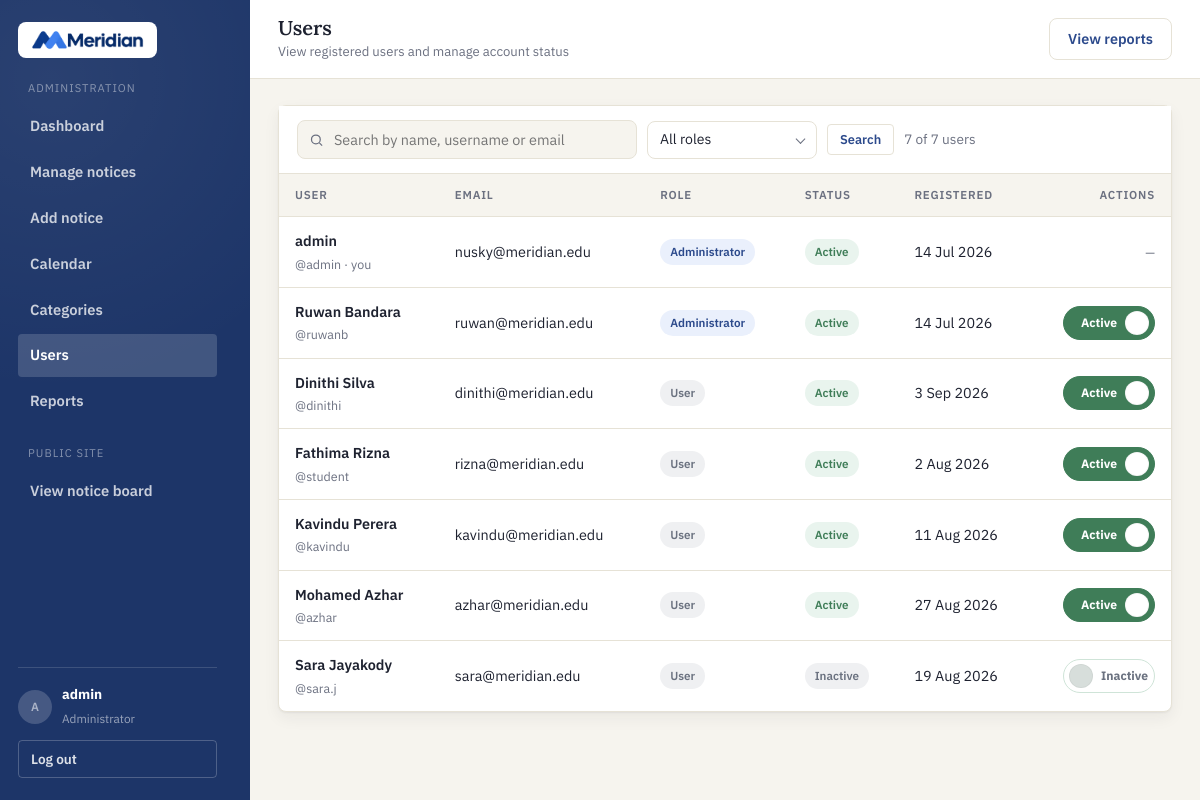
/admin-users.php (signed in), run on the app's committed database.
### tables this page shows
CREATE TABLE users (
  user_id       INT AUTO_INCREMENT PRIMARY KEY,
  full_name     VARCHAR(120)  NOT NULL,
  username      VARCHAR(60)   NOT NULL UNIQUE,
  email         VARCHAR(150)  NOT NULL UNIQUE,
  password_hash VARCHAR(255)  NOT NULL,
  role          ENUM('admin','user') NOT NULL DEFAULT 'user',
  status        ENUM('active','inactive') NOT NULL DEFAULT 'active',
  created_at    DATETIME NOT NULL DEFAULT CURRENT_TIMESTAMP
);

### config.php (called while the page is built, shortened)
<?php
function e($value)
{
    return htmlspecialchars((string)$value, ENT_QUOTES, 'UTF-8');
}
function get_flash()
{
    $msg = $_SESSION['flash'];
    return $msg;
}
function format_date($date)
{
    return date('j M Y', strtotime($date));
}

### admin-users.php (the view, shortened to what this page needs)
<?php
require_once __DIR__ . '/config.php';
$q    = trim($_GET['q'] ?? '');
$role = $_GET['role'] ?? 'all';
$sql = 'SELECT * FROM users WHERE 1 = 1';
$params = [];
$sql .= ' ORDER BY role, full_name';
$stmt = $pdo->prepare($sql);
$stmt->execute($params);
$users = $stmt->fetchAll();
$totalUsers = (int)$pdo->query('SELECT COUNT(*) FROM users')->fetchColumn();
$pageTitle   = 'Users';
$pageSub     = 'View registered users and manage account status';
$pageActions = '<a href="admin-reports.php" class="btn btn-ghost">View reports</a>';
$activeNav   = 'admin-users.php';
require __DIR__ . '/includes/admin-header.php';
?>
      <section class="admin-section">
        <div class="admin-panel admin-panel-toolbar">
          <form class="admin-toolbar" id="filterForm" method="get">
            <div class="admin-search">
              <input type="search" name="q" value="<?= e($q) ?>" placeholder="Search by name, username or email" aria-label="Search users">
            </div>
            <?php $roleOptions = ['all' => 'All roles', 'admin' => 'Administrators', 'user' => 'Students / users']; ?>
            <div class="admin-custom-select" data-custom-select>
              <button type="button" class="admin-select-trigger" aria-haspopup="listbox" aria-expanded="false">
                <span><?= e($roleOptions[$role] ?? 'All roles') ?></span>
              </button>
            </div>
            <button type="submit" class="btn btn-ghost btn-sm">Search</button>
            <span class="board-count"><?= count($users) ?> of <?= $totalUsers ?> user<?= $totalUsers === 1 ? '' : 's' ?></span>
          </form>
          <div class="table-scroll">
            <table class="admin-table">
              <thead>
                <tr>
                  <th>User</th>
                  <th>Email</th>
                  <th>Role</th>
                  <th>Status</th>
                  <th>Registered</th>
                  <th style="text-align:right">Actions</th>
                </tr>
              </thead>
              <tbody>
                <?php foreach ($users as $u):
                    $self = (int)$u['user_id'] === (int)$_SESSION['user_id'];
                    $active = $u['status'] === 'active';
                ?>
                <tr>
                  <td>
                    <span class="cell-title"><?= e($u['full_name']) ?></span>
                    <span class="cell-sub">@<?= e($u['username']) ?><?= $self ? ' · you' : '' ?></span>
                  </td>
                  <td><?= e($u['email']) ?></td>
                  <td><span class="badge badge-<?= e($u['role']) ?>"><?= $u['role'] === 'admin' ? 'Administrator' : 'User' ?></span></td>
                  <td><span class="badge badge-<?= e($u['status']) ?>"><?= $active ? 'Active' : 'Inactive' ?></span></td>
                  <td class="nowrap"><?= format_date($u['created_at']) ?></td>
                  <td>
                    <div class="row-actions">
                      <?php if ($self): ?>
                        <span class="cell-sub">—</span>
                      <?php else: ?>
                      <form method="post">
                        <button type="button" class="status-toggle <?= $active ? 'is-active' : '' ?>"
                                data-confirm="<?= $active
                                    ? e($u['full_name']) . ' will no longer be able to log in until the account is reactivated.'
                                    : e($u['full_name']) . ' will be able to log in and view published notices again.' ?>"
                                data-confirm-title="<?= $active ? 'Deactivate this account?' : 'Activate this account?' ?>"
                                data-confirm-label="<?= $active ? 'Deactivate' : 'Activate' ?>"
                                aria-label="<?= $active ? 'Deactivate user account' : 'Activate user account' ?>"
                                title="<?= $active ? 'Active - click to deactivate' : 'Inactive - click to activate' ?>">
                          <span class="status-toggle-knob" aria-hidden="true"></span>
                          <span class="status-toggle-text"><?= $active ? 'Active' : 'Inactive' ?></span>
                        </button>
                      </form>
                      <?php endif; ?>
                    </div>
                  </td>
                </tr>
                <?php endforeach; ?>
              </tbody>
            </table>
          </div>
        </div>
      </section>
<?php require __DIR__ . '/includes/admin-footer.php'; ?>

### includes/admin-header.php (shortened to what this page needs)
<?php
$activeNav   = $activeNav   ?? basename($_SERVER['PHP_SELF']);
$pageTitle   = $pageTitle   ?? 'Dashboard';
$pageSub     = $pageSub     ?? '';
$pageActions = $pageActions ?? '';
$navItems = [
    ['admin-dashboard.php',   'Dashboard',      'dash'],
    ['admin-notices.php',     'Manage notices', 'notices'],
    ['admin-notice-form.php', 'Add notice',     'add'],
    ['admin-calendar.php',    'Calendar',       'calendar'],
    ['admin-categories.php',  'Categories',     'categories'],
    ['admin-users.php',       'Users',          'users'],
    ['admin-reports.php',     'Reports',        'reports'],
];
$adminName = $_SESSION['full_name'] ?? 'Administrator';
$parts = preg_split('/\s+/', trim($adminName));
$initials = strtoupper(substr($parts[0], 0, 1) . (isset($parts[1]) ? substr($parts[1], 0, 1) : ''));
?>
<!DOCTYPE html>
<html lang="en">
<head>
<link rel="stylesheet" href="style.css">
</head>
<body data-flash="<?= e(get_flash()) ?>">
<div class="admin-body">
<aside class="admin-sidebar" id="adminSidebar">
  <div class="admin-sidebar-head">
    <a href="admin-dashboard.php" class="brand">
      <span class="brand-logo-chip">
        <img src="images/Logo.png" alt="Meridian Notice Board" class="brand-logo">
      </span>
    </a>
  </div>
  <nav>
    <p class="admin-nav-label">Administration</p>
    <ul class="admin-nav">
      <?php foreach ($navItems as [$href, $label, $icon]): ?>
      <li>
        <a href="<?= $href ?>" class="<?= $activeNav === $href ? 'active' : '' ?>">
          <?= $icons[$icon] ?><?= $label ?>
        </a>
      </li>
      <?php endforeach; ?>
    </ul>
  </nav>
  <nav>
    <p class="admin-nav-label">Public site</p>
    <ul class="admin-nav">
      <li><a href="index.php"><?= $icons['board'] ?>View notice board</a></li>
    </ul>
  </nav>
  <div class="admin-sidebar-foot">
    <div class="admin-user-chip">
      <span class="admin-avatar"><?= e($initials) ?></span>
      <div>
        <strong><?= e($adminName) ?></strong>
        <span>Administrator</span>
      </div>
    </div>
    <form method="post" action="admin-logout.php" id="logoutForm">
      <button type="button" class="btn-logout" id="adminLogout">
        <?= $icons['logout'] ?>Log out
      </button>
    </form>
  </div>
</aside>
  <div class="admin-main">
    <header class="admin-topbar">
      <div class="admin-topbar-title">
        <h1><?= e($pageTitle) ?></h1>
        <p><?= e($pageSub) ?></p>
      </div>
      <div class="admin-topbar-actions">
        <?= $pageActions ?>
      </div>
    </header>
    <div class="admin-content">

### includes/admin-footer.php (shortened to what this page needs)
    </div>
  </div>
</div>
</body>
</html>

### data on the page
users: full_name "admin", username "admin", shows "· you", email "nusky@meridian.edu", role "Administrator", status "Active", created_at "14 Jul 2026"
users: full_name "Ruwan Bandara", username "ruwanb", email "ruwan@meridian.edu", role "Administrator", status "Active", created_at "14 Jul 2026"
users: full_name "Dinithi Silva", username "dinithi", email "dinithi@meridian.edu", role "User", status "Active", created_at "3 Sep 2026"
users: full_name "Fathima Rizna", username "student", email "rizna@meridian.edu", role "User", status "Active", created_at "2 Aug 2026"
users: full_name "Kavindu Perera", username "kavindu", email "kavindu@meridian.edu", role "User", status "Active", created_at "11 Aug 2026"
users: full_name "Mohamed Azhar", username "azhar", email "azhar@meridian.edu", role "User", status "Active", created_at "27 Aug 2026"
users: full_name "Sara Jayakody", username "sara.j", email "sara@meridian.edu", role "User", status "Inactive", created_at "19 Aug 2026"

### other printed values
$label "Dashboard"
$label "Manage notices"
$label "Add notice"
$label "Calendar"
$label "Categories"
$label "Users"
$label "Reports"
$initials "A"
$adminName "admin"
$pageTitle "Users"
$pageSub "View registered users and manage account status"
$roleOptions[$role] "All roles"
count($users) "7"
$totalUsers "7"
